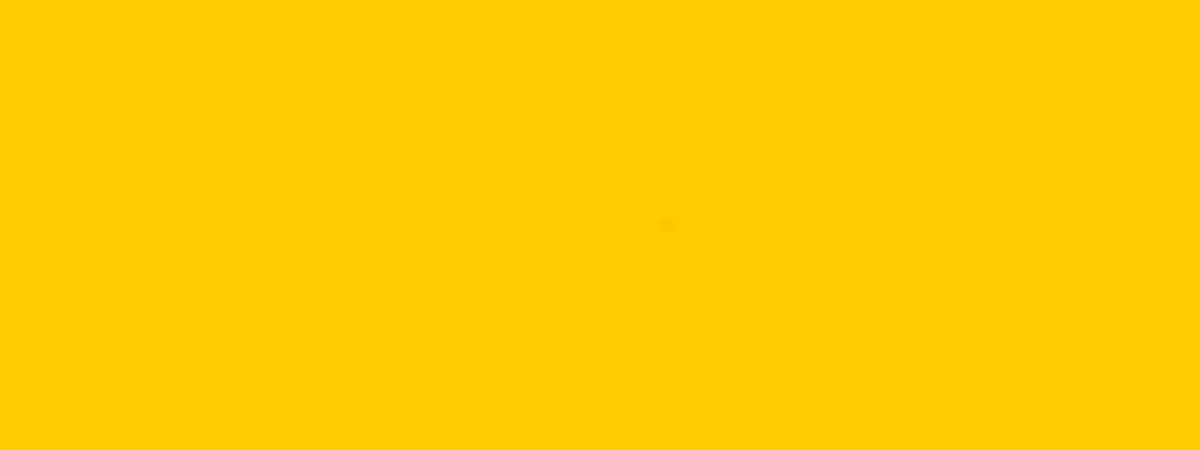
Frame 1 (no input)
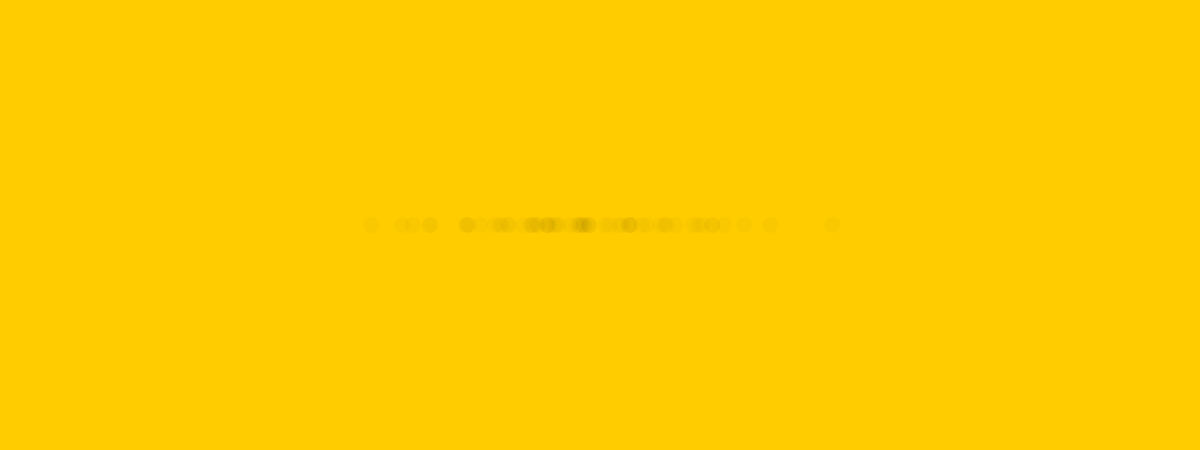
Frame 60 (no input)
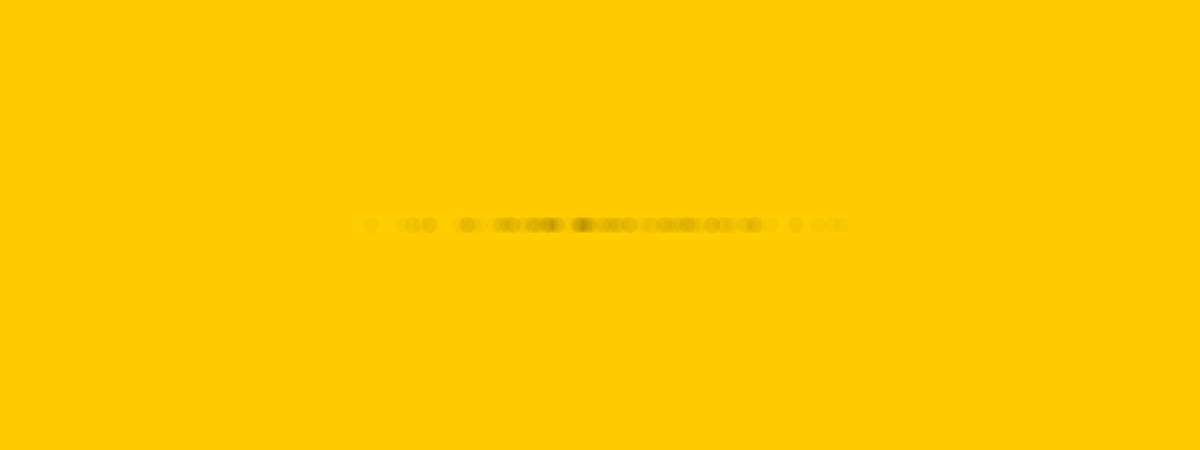
Frame 120 (the mouse pressed at the canvas centre since frame 60)

The p5.js sketch that drew these frames (run headless with seeded random() and noise() and a simulated clock; from frame 60 on, the mouse is pressed at the canvas centre):

// p5.js sketch
// ── sketch.js
function setup() {
  createCanvas(1200, 450);
  background(255, 204, 0);
}

function draw() {
  // Get a gaussian random number w/ mean of 0 and standard deviation of 1.0
  let xloc = randomGaussian();

  const standardDeviation = 100;
  const mean = width / 2; // make the mean the middle of the screen along the x-axis
  xloc = xloc * standardDeviation + mean; // Scale the gaussian random number by standard deviation and mean

  fill(0, 5);
  noStroke();
  ellipse(xloc, height / 2, 16, 16); // Draw an ellipse at our "normal" random position
}
